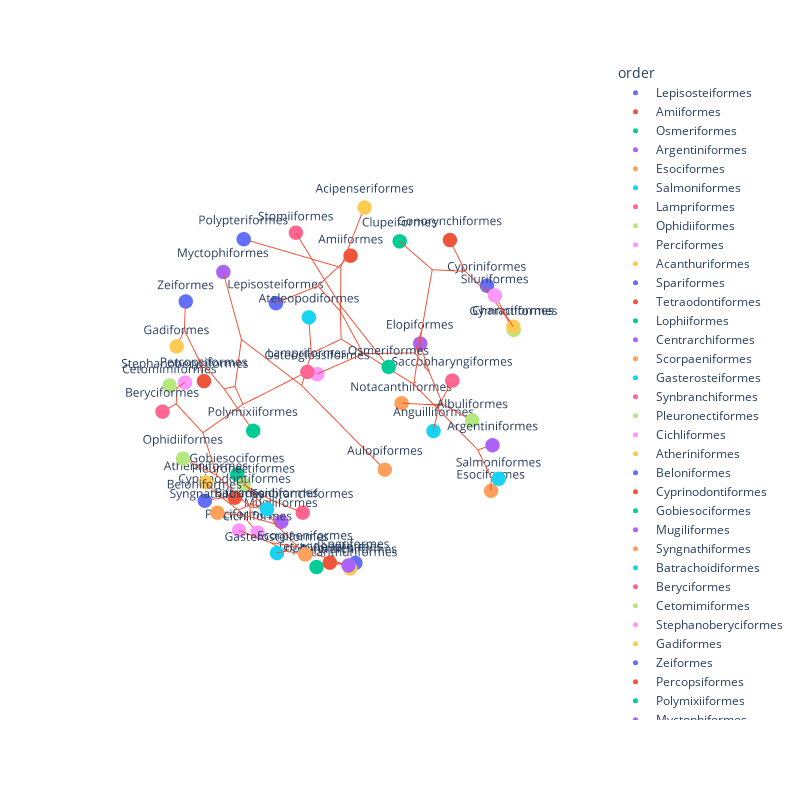

Here is the notebook cell this chart was saved with:
### Markdown cell above
## Sphere-izing the points

In the end, these points should all be on the surface of a sphere with radius 1.0.

### Code cell
# Sphere-ize the points. We want them all to be on the surface of a sphere with radius 1.0.
radii = np.sqrt(random_taxa_mds_df['x']**2 + random_taxa_mds_df['y']**2 + random_taxa_mds_df['z']**2)
random_taxa_mds_df['x'] = random_taxa_mds_df['x'] / radii
random_taxa_mds_df['y'] = random_taxa_mds_df['y'] / radii
random_taxa_mds_df['z'] = random_taxa_mds_df['z'] / radii

# Save it out as a CSV file so we can run Wandrille's script on it to put in branches.
random_taxa_mds_df.to_csv("output/random_taxa_mds_coords_norm_on_sphere.csv", index=False)

%run ./integrate_tree_to_XYZ/integrate_tree_to_XYZ.py -i output/random_taxa_mds_coords_norm_on_sphere.csv -t "output/Actinopterygii_order_level.nwk" -o "output/random_taxa_mds_norm_on_sphere" --ignore-missing --use-z-from-file

random_taxa_mds_branches = pd.read_csv("output/random_taxa_mds_norm_on_sphere.branches.csv")
Xb = []
Yb = []
Zb = []

for i,row in random_taxa_mds_branches.iterrows():
    Xb += [ row.x0 , row.x1 , None ]
    Yb += [ row.y0 , row.y1 , None ]
    Zb += [ row.z0 , row.z1 , None ]

# Plot it and use the order as the color and label.
fig = px.scatter_3d(random_taxa_mds_df, x='x', y='y', z='z', color='order', text='order')
fig.add_trace(go.Scatter3d(x=Xb, y=Yb, z=Zb, mode='lines'))
fig.update_layout(height=800, width=800)
# Make the backgroud planes invisible.
fig.update_scenes(xaxis_visible=False, yaxis_visible=False, zaxis_visible=False)
fig.update_traces(marker=dict(size=5), textposition='top center')

### Figure 1 — Plotly figure (JSON) as saved in the notebook; plotly's stock layout.template omitted (floating-point values rounded to 4 significant figures; data arrays with more than 128 entries replaced by an {"elided": "..."} marker saying what was removed)
{"data": [{"hovertemplate": "order=%{text}<br>x=%{x}<br>y=%{y}<br>z=%{z}<extra></extra>", "legendgroup": "Lepisosteiformes", "marker": {"color": "#636efa", "size": 5, "symbol": "circle"}, "mode": "markers+text", "name": "Lepisosteiformes", "scene": "scene", "showlegend": true, "text": ["Lepisosteiformes"], "textposition": "top center", "type": "scatter3d", "x": [-0.3302], "y": [-0.9432], "z": [0.03702]}, {"hovertemplate": "order=%{text}<br>x=%{x}<br>y=%{y}<br>z=%{z}<extra></extra>", "legendgroup": "Amiiformes", "marker": {"color": "#EF553B", "size": 5, "symbol": "circle"}, "mode": "markers+text", "name": "Amiiformes", "scene": "scene", "showlegend": true, "text": ["Amiiformes"], "textposition": "top center", "type": "scatter3d", "x": [-0.6949], "y": [-0.6214], "z": [0.3618]}, {"hovertemplate": "order=%{text}<br>x=%{x}<br>y=%{y}<br>z=%{z}<extra></extra>", "legendgroup": "Osmeriformes", "marker": {"color": "#00cc96", "size": 5, "symbol": "circle"}, "mode": "markers+text", "name": "Osmeriformes", "scene": "scene", "showlegend": true, "text": ["Osmeriformes"], "textposition": "top center", "type": "scatter3d", "x": [0.3833], "y": [0.6729], "z": [0.6327]}, {"hovertemplate": "order=%{text}<br>x=%{x}<br>y=%{y}<br>z=%{z}<extra></extra>", "legendgroup": "Argentiniformes", "marker": {"color": "#ab63fa", "size": 5, "symbol": "circle"}, "mode": "markers+text", "name": "Argentiniformes", "scene": "scene", "showlegend": true, "text": ["Argentiniformes"], "textposition": "top center", "type": "scatter3d", "x": [-0.03843], "y": [0.9909], "z": [0.1289]}, {"hovertemplate": "order=%{text}<br>x=%{x}<br>y=%{y}<br>z=%{z}<extra></extra>", "legendgroup": "Esociformes", "marker": {"color": "#FFA15A", "size": 5, "symbol": "circle"}, "mode": "markers+text", "name": "Esociformes", "scene": "scene", "showlegend": true, "text": ["Esociformes"], "textposition": "top center", "type": "scatter3d", "x": [-0.2702], "y": [0.8802], "z": [-0.3902]}, {"hovertemplate": "order=%{text}<br>x=%{x}<br>y=%{y}<br>z=%{z}<extra></extra>", "legendgroup": "Salmoniformes", "marker": {"color": "#19d3f3", "size": 5, "symbol": "circle"}, "mode": "markers+text", "name": "Salmoniformes", "scene": "scene", "showlegend": true, "text": ["Salmoniformes"], "textposition": "top center", "type": "scatter3d", "x": [-0.1991], "y": [0.9574], "z": [-0.2089]}, {"hovertemplate": "order=%{text}<br>x=%{x}<br>y=%{y}<br>z=%{z}<extra></extra>", "legendgroup": "Lampriformes", "marker": {"color": "#FF6692", "size": 5, "symbol": "circle"}, "mode": "markers+text", "name": "Lampriformes", "scene": "scene", "showlegend": true, "text": ["Lampriformes"], "textposition": "top center", "type": "scatter3d", "x": [0.6517], "y": [0.4356], "z": [0.6209]}, {"hovertemplate": "order=%{text}<br>x=%{x}<br>y=%{y}<br>z=%{z}<extra></extra>", "legendgroup": "Ophidiiformes", "marker": {"color": "#B6E880", "size": 5, "symbol": "circle"}, "mode": "markers+text", "name": "Ophidiiformes", "scene": "scene", "showlegend": true, "text": ["Ophidiiformes"], "textposition": "top center", "type": "scatter3d", "x": [0.9898], "y": [-0.1411], "z": [-0.0174]}, {"hovertemplate": "order=%{text}<br>x=%{x}<br>y=%{y}<br>z=%{z}<extra></extra>", "legendgroup": "Perciformes", "marker": {"color": "#FF97FF", "size": 5, "symbol": "circle"}, "mode": "markers+text", "name": "Perciformes", "scene": "scene", "showlegend": true, "text": ["Perciformes"], "textposition": "top center", "type": "scatter3d", "x": [0.7296], "y": [-0.09675], "z": [-0.677]}, {"hovertemplate": "order=%{text}<br>x=%{x}<br>y=%{y}<br>z=%{z}<extra></extra>", "legendgroup": "Acanthuriformes", "marker": {"color": "#FECB52", "size": 5, "symbol": "circle"}, "mode": "markers+text", "name": "Acanthuriformes", "scene": "scene", "showlegend": true, "text": ["Acanthuriformes"], "textposition": "top center", "type": "scatter3d", "x": [0.5319], "y": [0.5908], "z": [-0.6066]}, {"hovertemplate": "order=%{text}<br>x=%{x}<br>y=%{y}<br>z=%{z}<extra></extra>", "legendgroup": "Spariformes", "marker": {"color": "#636efa", "size": 5, "symbol": "circle"}, "mode": "markers+text", "name": "Spariformes", "scene": "scene", "showlegend": true, "text": ["Spariformes"], "textposition": "top center", "type": "scatter3d", "x": [0.3353], "y": [0.4401], "z": [-0.833]}, {"hovertemplate": "order=%{text}<br>x=%{x}<br>y=%{y}<br>z=%{z}<extra></extra>", "legendgroup": "Tetraodontiformes", "marker": {"color": "#EF553B", "size": 5, "symbol": "circle"}, "mode": "markers+text", "name": "Tetraodontiformes", "scene": "scene", "showlegend": true, "text": ["Tetraodontiformes"], "textposition": "top center", "type": "scatter3d", "x": [0.433], "y": [0.3328], "z": [-0.8377]}, {"hovertemplate": "order=%{text}<br>x=%{x}<br>y=%{y}<br>z=%{z}<extra></extra>", "legendgroup": "Lophiiformes", "marker": {"color": "#00cc96", "size": 5, "symbol": "circle"}, "mode": "markers+text", "name": "Lophiiformes", "scene": "scene", "showlegend": true, "text": ["Lophiiformes"], "textposition": "top center", "type": "scatter3d", "x": [0.5867], "y": [0.3883], "z": [-0.7107]}, {"hovertemplate": "order=%{text}<br>x=%{x}<br>y=%{y}<br>z=%{z}<extra></extra>", "legendgroup": "Centrarchiformes", "marker": {"color": "#ab63fa", "size": 5, "symbol": "circle"}, "mode": "markers+text", "name": "Centrarchiformes", "scene": "scene", "showlegend": true, "text": ["Centrarchiformes"], "textposition": "top center", "type": "scatter3d", "x": [0.5835], "y": [0.629], "z": [-0.5137]}, {"hovertemplate": "order=%{text}<br>x=%{x}<br>y=%{y}<br>z=%{z}<extra></extra>", "legendgroup": "Scorpaeniformes", "marker": {"color": "#FFA15A", "size": 5, "symbol": "circle"}, "mode": "markers+text", "name": "Scorpaeniformes", "scene": "scene", "showlegend": true, "text": ["Scorpaeniformes"], "textposition": "top center", "type": "scatter3d", "x": [0.7707], "y": [0.5102], "z": [-0.3816]}, {"hovertemplate": "order=%{text}<br>x=%{x}<br>y=%{y}<br>z=%{z}<extra></extra>", "legendgroup": "Gasterosteiformes", "marker": {"color": "#19d3f3", "size": 5, "symbol": "circle"}, "mode": "markers+text", "name": "Gasterosteiformes", "scene": "scene", "showlegend": true, "text": ["Gasterosteiformes"], "textposition": "top center", "type": "scatter3d", "x": [0.8179], "y": [0.3451], "z": [-0.4603]}, {"hovertemplate": "order=%{text}<br>x=%{x}<br>y=%{y}<br>z=%{z}<extra></extra>", "legendgroup": "Synbranchiformes", "marker": {"color": "#FF6692", "size": 5, "symbol": "circle"}, "mode": "markers+text", "name": "Synbranchiformes", "scene": "scene", "showlegend": true, "text": ["Synbranchiformes"], "textposition": "top center", "type": "scatter3d", "x": [0.1789], "y": [-0.1754], "z": [-0.9681]}, {"hovertemplate": "order=%{text}<br>x=%{x}<br>y=%{y}<br>z=%{z}<extra></extra>", "legendgroup": "Pleuronectiformes", "marker": {"color": "#B6E880", "size": 5, "symbol": "circle"}, "mode": "markers+text", "name": "Pleuronectiformes", "scene": "scene", "showlegend": true, "text": ["Pleuronectiformes"], "textposition": "top center", "type": "scatter3d", "x": [0.3965], "y": [-0.4754], "z": [-0.7854]}, {"hovertemplate": "order=%{text}<br>x=%{x}<br>y=%{y}<br>z=%{z}<extra></extra>", "legendgroup": "Cichliformes", "marker": {"color": "#FF97FF", "size": 5, "symbol": "circle"}, "mode": "markers+text", "name": "Cichliformes", "scene": "scene", "showlegend": true, "text": ["Cichliformes"], "textposition": "top center", "type": "scatter3d", "x": [0.5948], "y": [-0.1063], "z": [-0.7968]}, {"hovertemplate": "order=%{text}<br>x=%{x}<br>y=%{y}<br>z=%{z}<extra></extra>", "legendgroup": "Atheriniformes", "marker": {"color": "#FECB52", "size": 5, "symbol": "circle"}, "mode": "markers+text", "name": "Atheriniformes", "scene": "scene", "showlegend": true, "text": ["Atheriniformes"], "textposition": "top center", "type": "scatter3d", "x": [0.6781], "y": [-0.4577], "z": [-0.5751]}, {"hovertemplate": "order=%{text}<br>x=%{x}<br>y=%{y}<br>z=%{z}<extra></extra>", "legendgroup": "Beloniformes", "marker": {"color": "#636efa", "size": 5, "symbol": "circle"}, "mode": "markers+text", "name": "Beloniformes", "scene": "scene", "showlegend": true, "text": ["Beloniformes"], "textposition": "top center", "type": "scatter3d", "x": [0.8153], "y": [-0.2748], "z": [-0.5097]}, {"hovertemplate": "order=%{text}<br>x=%{x}<br>y=%{y}<br>z=%{z}<extra></extra>", "legendgroup": "Cyprinodontiformes", "marker": {"color": "#EF553B", "size": 5, "symbol": "circle"}, "mode": "markers+text", "name": "Cyprinodontiformes", "scene": "scene", "showlegend": true, "text": ["Cyprinodontiformes"], "textposition": "top center", "type": "scatter3d", "x": [0.5308], "y": [-0.3926], "z": [-0.7511]}, {"hovertemplate": "order=%{text}<br>x=%{x}<br>y=%{y}<br>z=%{z}<extra></extra>", "legendgroup": "Gobiesociformes", "marker": {"color": "#00cc96", "size": 5, "symbol": "circle"}, "mode": "markers+text", "name": "Gobiesociformes", "scene": "scene", "showlegend": true, "text": ["Gobiesociformes"], "textposition": "top center", "type": "scatter3d", "x": [0.3918], "y": [-0.5412], "z": [-0.744]}, {"hovertemplate": "order=%{text}<br>x=%{x}<br>y=%{y}<br>z=%{z}<extra></extra>", "legendgroup": "Mugiliformes", "marker": {"color": "#ab63fa", "size": 5, "symbol": "circle"}, "mode": "markers+text", "name": "Mugiliformes", "scene": "scene", "showlegend": true, "text": ["Mugiliformes"], "textposition": "top center", "type": "scatter3d", "x": [0.3616], "y": [-0.1697], "z": [-0.9168]}, {"hovertemplate": "order=%{text}<br>x=%{x}<br>y=%{y}<br>z=%{z}<extra></extra>", "legendgroup": "Syngnathiformes", "marker": {"color": "#FFA15A", "size": 5, "symbol": "circle"}, "mode": "markers+text", "name": "Syngnathiformes", "scene": "scene", "showlegend": true, "text": ["Syngnathiformes"], "textposition": "top center", "type": "scatter3d", "x": [0.9601], "y": [0.06213], "z": [-0.2727]}, {"hovertemplate": "order=%{text}<br>x=%{x}<br>y=%{y}<br>z=%{z}<extra></extra>", "legendgroup": "Batrachoidiformes", "marker": {"color": "#19d3f3", "size": 5, "symbol": "circle"}, "mode": "markers+text", "name": "Batrachoidiformes", "scene": "scene", "showlegend": true, "text": ["Batrachoidiformes"], "textposition": "top center", "type": "scatter3d", "x": [0.911], "y": [0.4099], "z": [-0.04642]}, {"hovertemplate": "order=%{text}<br>x=%{x}<br>y=%{y}<br>z=%{z}<extra></extra>", "legendgroup": "Beryciformes", "marker": {"color": "#FF6692", "size": 5, "symbol": "circle"}, "mode": "markers+text", "name": "Beryciformes", "scene": "scene", "showlegend": true, "text": ["Beryciformes"], "textposition": "top center", "type": "scatter3d", "x": [0.8246], "y": [-0.5646], "z": [-0.03453]}, {"hovertemplate": "order=%{text}<br>x=%{x}<br>y=%{y}<br>z=%{z}<extra></extra>", "legendgroup": "Cetomimiformes", "marker": {"color": "#B6E880", "size": 5, "symbol": "circle"}, "mode": "markers+text", "name": "Cetomimiformes", "scene": "scene", "showlegend": true, "text": ["Cetomimiformes"], "textposition": "top center", "type": "scatter3d", "x": [0.639], "y": [-0.7674], "z": [-0.05221]}, {"hovertemplate": "order=%{text}<br>x=%{x}<br>y=%{y}<br>z=%{z}<extra></extra>", "legendgroup": "Stephanoberyciformes", "marker": {"color": "#FF97FF", "size": 5, "symbol": "circle"}, "mode": "markers+text", "name": "Stephanoberyciformes", "scene": "scene", "showlegend": true, "text": ["Stephanoberyciformes"], "textposition": "top center", "type": "scatter3d", "x": [0.4754], "y": [-0.8651], "z": [-0.1599]}, {"hovertemplate": "order=%{text}<br>x=%{x}<br>y=%{y}<br>z=%{z}<extra></extra>", "legendgroup": "Gadiformes", "marker": {"color": "#FECB52", "size": 5, "symbol": "circle"}, "mode": "markers+text", "name": "Gadiformes", "scene": "scene", "showlegend": true, "text": ["Gadiformes"], "textposition": "top center", "type": "scatter3d", "x": [0.8078], "y": [-0.3523], "z": [0.4725]}, {"hovertemplate": "order=%{text}<br>x=%{x}<br>y=%{y}<br>z=%{z}<extra></extra>", "legendgroup": "Zeiformes", "marker": {"color": "#636efa", "size": 5, "symbol": "circle"}, "mode": "markers+text", "name": "Zeiformes", "scene": "scene", "showlegend": true, "text": ["Zeiformes"], "textposition": "top center", "type": "scatter3d", "x": [0.6257], "y": [-0.5051], "z": [0.5944]}, {"hovertemplate": "order=%{text}<br>x=%{x}<br>y=%{y}<br>z=%{z}<extra></extra>", "legendgroup": "Percopsiformes", "marker": {"color": "#EF553B", "size": 5, "symbol": "circle"}, "mode": "markers+text", "name": "Percopsiformes", "scene": "scene", "showlegend": true, "text": ["Percopsiformes"], "textposition": "top center", "type": "scatter3d", "x": [0.8867], "y": [-0.02603], "z": [0.4615]}, {"hovertemplate": "order=%{text}<br>x=%{x}<br>y=%{y}<br>z=%{z}<extra></extra>", "legendgroup": "Polymixiiformes", "marker": {"color": "#00cc96", "size": 5, "symbol": "circle"}, "mode": "markers+text", "name": "Polymixiiformes", "scene": "scene", "showlegend": true, "text": ["Polymixiiformes"], "textposition": "top center", "type": "scatter3d", "x": [0.8813], "y": [0.3143], "z": [0.3528]}, {"hovertemplate": "order=%{text}<br>x=%{x}<br>y=%{y}<br>z=%{z}<extra></extra>", "legendgroup": "Myctophiformes", "marker": {"color": "#ab63fa", "size": 5, "symbol": "circle"}, "mode": "markers+text", "name": "Myctophiformes", "scene": "scene", "showlegend": true, "text": ["Myctophiformes"], "textposition": "top center", "type": "scatter3d", "x": [0.09495], "y": [-0.8972], "z": [0.4314]}, {"hovertemplate": "order=%{text}<br>x=%{x}<br>y=%{y}<br>z=%{z}<extra></extra>", "legendgroup": "Aulopiformes", "marker": {"color": "#FFA15A", "size": 5, "symbol": "circle"}, "mode": "markers+text", "name": "Aulopiformes", "scene": "scene", "showlegend": true, "text": ["Aulopiformes"], "textposition": "top center", "type": "scatter3d", "x": [0.5415], "y": [0.8118], "z": [0.2187]}, {"hovertemplate": "order=%{text}<br>x=%{x}<br>y=%{y}<br>z=%{z}<extra></extra>", "legendgroup": "Ateleopodiformes", "marker": {"color": "#19d3f3", "size": 5, "symbol": "circle"}, "mode": "markers+text", "name": "Ateleopodiformes", "scene": "scene", "showlegend": true, "text": ["Ateleopodiformes"], "textposition": "top center", "type": "scatter3d", "x": [0.5222], "y": [0.3128], "z": [0.7934]}, {"hovertemplate": "order=%{text}<br>x=%{x}<br>y=%{y}<br>z=%{z}<extra></extra>", "legendgroup": "Stomiiformes", "marker": {"color": "#FF6692", "size": 5, "symbol": "circle"}, "mode": "markers+text", "name": "Stomiiformes", "scene": "scene", "showlegend": true, "text": ["Stomiiformes"], "textposition": "top center", "type": "scatter3d", "x": [0.2173], "y": [-0.09977], "z": [0.971]}, {"hovertemplate": "order=%{text}<br>x=%{x}<br>y=%{y}<br>z=%{z}<extra></extra>", "legendgroup": "Gymnotiformes", "marker": {"color": "#B6E880", "size": 5, "symbol": "circle"}, "mode": "markers+text", "name": "Gymnotiformes", "scene": "scene", "showlegend": true, "text": ["Gymnotiformes"], "textposition": "top center", "type": "scatter3d", "x": [-0.7426], "y": [0.5931], "z": [0.311]}, {"hovertemplate": "order=%{text}<br>x=%{x}<br>y=%{y}<br>z=%{z}<extra></extra>", "legendgroup": "Siluriformes", "marker": {"color": "#FF97FF", "size": 5, "symbol": "circle"}, "mode": "markers+text", "name": "Siluriformes", "scene": "scene", "showlegend": true, "text": ["Siluriformes"], "textposition": "top center", "type": "scatter3d", "x": [-0.497], "y": [0.6034], "z": [0.6236]}, {"hovertemplate": "order=%{text}<br>x=%{x}<br>y=%{y}<br>z=%{z}<extra></extra>", "legendgroup": "Characiformes", "marker": {"color": "#FECB52", "size": 5, "symbol": "circle"}, "mode": "markers+text", "name": "Characiformes", "scene": "scene", "showlegend": true, "text": ["Characiformes"], "textposition": "top center", "type": "scatter3d", "x": [-0.5759], "y": [0.6882], "z": [0.4413]}, {"hovertemplate": "order=%{text}<br>x=%{x}<br>y=%{y}<br>z=%{z}<extra></extra>", "legendgroup": "Cypriniformes", "marker": {"color": "#636efa", "size": 5, "symbol": "circle"}, "mode": "markers+text", "name": "Cypriniformes", "scene": "scene", "showlegend": true, "text": ["Cypriniformes"], "textposition": "top center", "type": "scatter3d", "x": [-0.8263], "y": [0.3307], "z": [0.4559]}, {"hovertemplate": "order=%{text}<br>x=%{x}<br>y=%{y}<br>z=%{z}<extra></extra>", "legendgroup": "Gonorynchiformes", "marker": {"color": "#EF553B", "size": 5, "symbol": "circle"}, "mode": "markers+text", "name": "Gonorynchiformes", "scene": "scene", "showlegend": true, "text": ["Gonorynchiformes"], "textposition": "top center", "type": "scatter3d", "x": [-0.5679], "y": [0.2381], "z": [0.7879]}, {"hovertemplate": "order=%{text}<br>x=%{x}<br>y=%{y}<br>z=%{z}<extra></extra>", "legendgroup": "Clupeiformes", "marker": {"color": "#00cc96", "size": 5, "symbol": "circle"}, "mode": "markers+text", "name": "Clupeiformes", "scene": "scene", "showlegend": true, "text": ["Clupeiformes"], "textposition": "top center", "type": "scatter3d", "x": [-0.7908], "y": [-0.3015], "z": [0.5328]}, {"hovertemplate": "order=%{text}<br>x=%{x}<br>y=%{y}<br>z=%{z}<extra></extra>", "legendgroup": "Elopiformes", "marker": {"color": "#ab63fa", "size": 5, "symbol": "circle"}, "mode": "markers+text", "name": "Elopiformes", "scene": "scene", "showlegend": true, "text": ["Elopiformes"], "textposition": "top center", "type": "scatter3d", "x": [-0.9491], "y": [-0.219], "z": [-0.2263]}, {"hovertemplate": "order=%{text}<br>x=%{x}<br>y=%{y}<br>z=%{z}<extra></extra>", "legendgroup": "Notacanthiformes", "marker": {"color": "#FFA15A", "size": 5, "symbol": "circle"}, "mode": "markers+text", "name": "Notacanthiformes", "scene": "scene", "showlegend": true, "text": ["Notacanthiformes"], "textposition": "top center", "type": "scatter3d", "x": [-0.7656], "y": [-0.1988], "z": [-0.6118]}, {"hovertemplate": "order=%{text}<br>x=%{x}<br>y=%{y}<br>z=%{z}<extra></extra>", "legendgroup": "Anguilliformes", "marker": {"color": "#19d3f3", "size": 5, "symbol": "circle"}, "mode": "markers+text", "name": "Anguilliformes", "scene": "scene", "showlegend": true, "text": ["Anguilliformes"], "textposition": "top center", "type": "scatter3d", "x": [-0.7391], "y": [0.1074], "z": [-0.665]}, {"hovertemplate": "order=%{text}<br>x=%{x}<br>y=%{y}<br>z=%{z}<extra></extra>", "legendgroup": "Saccopharyngiformes", "marker": {"color": "#FF6692", "size": 5, "symbol": "circle"}, "mode": "markers+text", "name": "Saccopharyngiformes", "scene": "scene", "showlegend": true, "text": ["Saccopharyngiformes"], "textposition": "top center", "type": "scatter3d", "x": [-0.9268], "y": [0.08393], "z": [-0.366]}, {"hovertemplate": "order=%{text}<br>x=%{x}<br>y=%{y}<br>z=%{z}<extra></extra>", "legendgroup": "Albuliformes", "marker": {"color": "#B6E880", "size": 5, "symbol": "circle"}, "mode": "markers+text", "name": "Albuliformes", "scene": "scene", "showlegend": true, "text": ["Albuliformes"], "textposition": "top center", "type": "scatter3d", "x": [-0.8034], "y": [0.3535], "z": [-0.4792]}, {"hovertemplate": "order=%{text}<br>x=%{x}<br>y=%{y}<br>z=%{z}<extra></extra>", "legendgroup": "Osteoglossiformes", "marker": {"color": "#FF97FF", "size": 5, "symbol": "circle"}, "mode": "markers+text", "name": "Osteoglossiformes", "scene": "scene", "showlegend": true, "text": ["Osteoglossiformes"], "textposition": "top center", "type": "scatter3d", "x": [-0.483], "y": [-0.7257], "z": [-0.4901]}, {"hovertemplate": "order=%{text}<br>x=%{x}<br>y=%{y}<br>z=%{z}<extra></extra>", "legendgroup": "Acipenseriformes", "marker": {"color": "#FECB52", "size": 5, "symbol": "circle"}, "mode": "markers+text", "name": "Acipenseriformes", "scene": "scene", "showlegend": true, "text": ["Acipenseriformes"], "textposition": "top center", "type": "scatter3d", "x": [-0.2638], "y": [-0.1], "z": [0.9594]}, {"hovertemplate": "order=%{text}<br>x=%{x}<br>y=%{y}<br>z=%{z}<extra></extra>", "legendgroup": "Polypteriformes", "marker": {"color": "#636efa", "size": 5, "symbol": "circle"}, "mode": "markers+text", "name": "Polypteriformes", "scene": "scene", "showlegend": true, "text": ["Polypteriformes"], "textposition": "top center", "type": "scatter3d", "x": [0.05386], "y": [-0.7304], "z": [0.6809]}, {"marker": {"size": 5}, "mode": "lines", "textposition": "top center", "type": "scatter3d", "x": {"elided": "300 float values"}, "y": {"elided": "300 float values"}, "z": {"elided": "300 float values"}}], "layout": {"height": 800, "legend": {"title": {"text": "order"}, "tracegroupgap": 0}, "margin": {"t": 60}, "scene": {"domain": {"x": [0, 1], "y": [0, 1]}, "xaxis": {"title": {"text": "x"}, "visible": false}, "yaxis": {"title": {"text": "y"}, "visible": false}, "zaxis": {"title": {"text": "z"}, "visible": false}}, "width": 800}}
